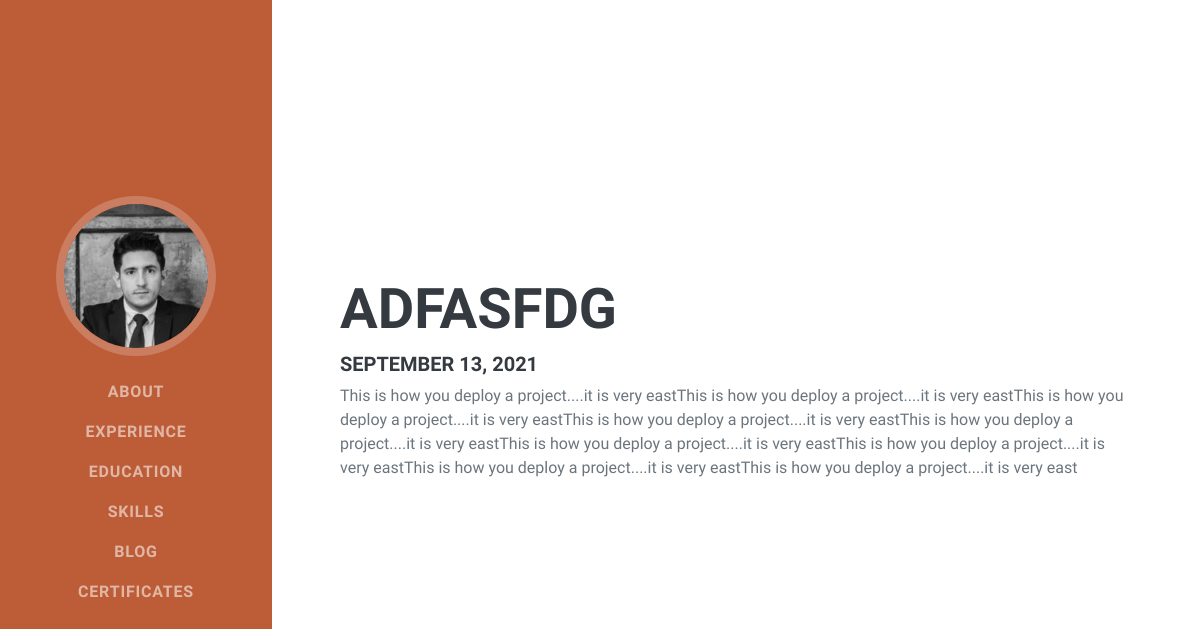
Screenshot of /blog/post/9 with the database file from the repository.
### personal/models.py (models this page shows)
class Photo(models.Model):
  img = models.ImageField(upload_to='pics/')

class Post(models.Model):
  title = models.CharField(max_length=100)
  body = models.CharField(max_length=1000000)
  created_at = models.DateTimeField(default=datetime.now, blank=True)

### personal/views.py (the view)
# urls.py: path('blog/post/<str:pk>', views.post, name='post')
def post(request, pk):
  photos = Photo.objects.all()
  posts = Post.objects.get(id=pk)
  return render(request, 'post.html', {'photos': photos, 'posts': posts})

### personal/templates/post.html
{% extends 'base.html' %}
{% load static %}
{% block content %}
<section class="resume-section" id="experience">
  <div class="resume-section-content">
    <div class="d-flex flex-column flex-md-row justify-content-between mb-5" style="background-color: white; padding: 20px; margin-top: 20px;">
      <div class="flex-grow-1">
        <h2>{{posts.title}}</h2>
        <h5>{{posts.created_at | date:'F j, Y'}}</h5>
        <p>{{posts.body}}</p>
      </div>
    </div>
  </div>
</section>
{% endblock %}

### personal/templates/base.html (shortened to what this page needs)
{% load static %}
<!DOCTYPE html>
<html lang="en">
    <head>
        <link href="{% static 'css/styles.css' %}" rel="stylesheet" />
    </head>
    <body id="page-top">
        <nav class="navbar navbar-expand-lg navbar-dark bg-primary fixed-top" id="sideNav">
            <a class="navbar-brand js-scroll-trigger" href="#page-top">
                <span class="d-none d-lg-block">
                    {% for photo in photos %}
                    <img class="img-fluid img-profile rounded-circle mx-auto mb-2" src="{{photo.img.url}}" alt="..." />
                    {% endfor %}
                </span>
            </a>
            <div class="collapse navbar-collapse" id="navbarResponsive">
                <ul class="navbar-nav">
                    <li class="nav-item"><a class="nav-link js-scroll-trigger" href="/#about">About</a></li>
                    <li class="nav-item"><a class="nav-link js-scroll-trigger" href="/#experience">Experience</a></li>
                    <li class="nav-item"><a class="nav-link js-scroll-trigger" href="/#education">Education</a></li>
                    <li class="nav-item"><a class="nav-link js-scroll-trigger" href="/#skills">Skills</a></li>
                    <li class="nav-item"><a class="nav-link js-scroll-trigger" href="/blog">Blog</a></li>
                    <li class="nav-item"><a class="nav-link js-scroll-trigger" href="/#certificates">Certificates</a></li>
                </ul>
            </div>
        </nav>
{% block content %}
{% endblock %}
    </body>
</html>

### rows the page displays
Photo: img (picture)
Post: title "ADFASFDG", created_at "SEPTEMBER 13, 2021", body "This is how you deploy a project....it is very eastThis is how you deploy a project....it is very eastThis is how you deploy a project....it is very eastThis is how you deploy a project....it is very eastThis is how you deploy a project....it is very eastThis is how you deploy a project....it is very eastThis is how you deploy a project....it is very eastThis is how you deploy a project....it is very eastThis is how you deploy a project....it is very east"
